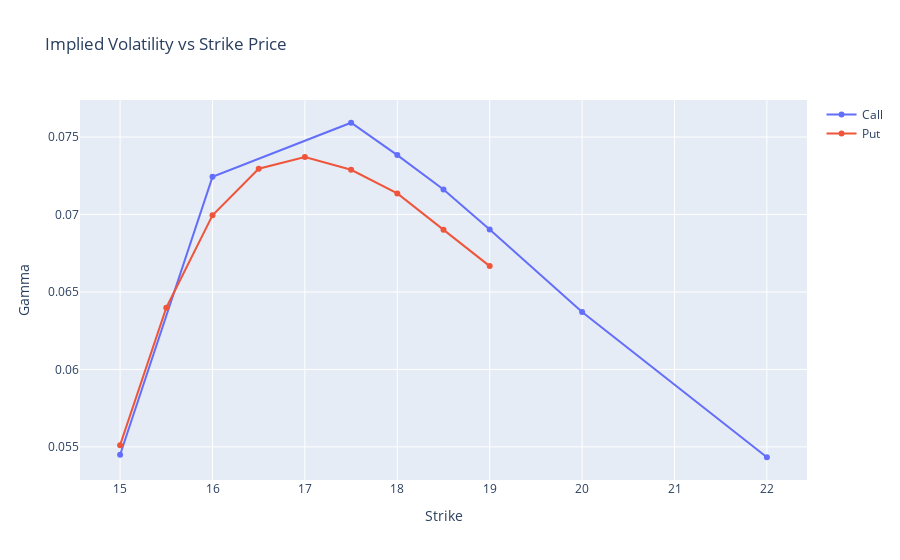

Source (notebook cell):
### Code cell
plot = go.Figure()
plot.add_trace(go.Scatter(y=c['gamma'], x=c['strike_price'], name='Call'))
plot.add_trace(go.Scatter(y=p['gamma'], x=p['strike_price'], name='Put', ))
plot.update_layout(title_text='Implied Volatility vs Strike Price', xaxis_title='Strike', yaxis_title='Gamma')
plot.show()

### Figure 1 — Plotly figure (JSON) as saved in the notebook; plotly's stock layout.template omitted (floating-point values rounded to 4 significant figures)
{"data": [{"name": "Call", "type": "scatter", "x": [15, 16, 17.5, 18, 18.5, 19, 20, 22], "y": [0.05449, 0.07243, 0.07592, 0.07383, 0.07162, 0.06903, 0.0637, 0.05433]}, {"name": "Put", "type": "scatter", "x": [15, 15.5, 16, 16.5, 17, 17.5, 18, 18.5, 19], "y": [0.05511, 0.06398, 0.06995, 0.07295, 0.07372, 0.07289, 0.07136, 0.06902, 0.06667]}], "layout": {"title": {"text": "Implied Volatility vs Strike Price"}, "xaxis": {"title": {"text": "Strike"}}, "yaxis": {"title": {"text": "Gamma"}}}}
